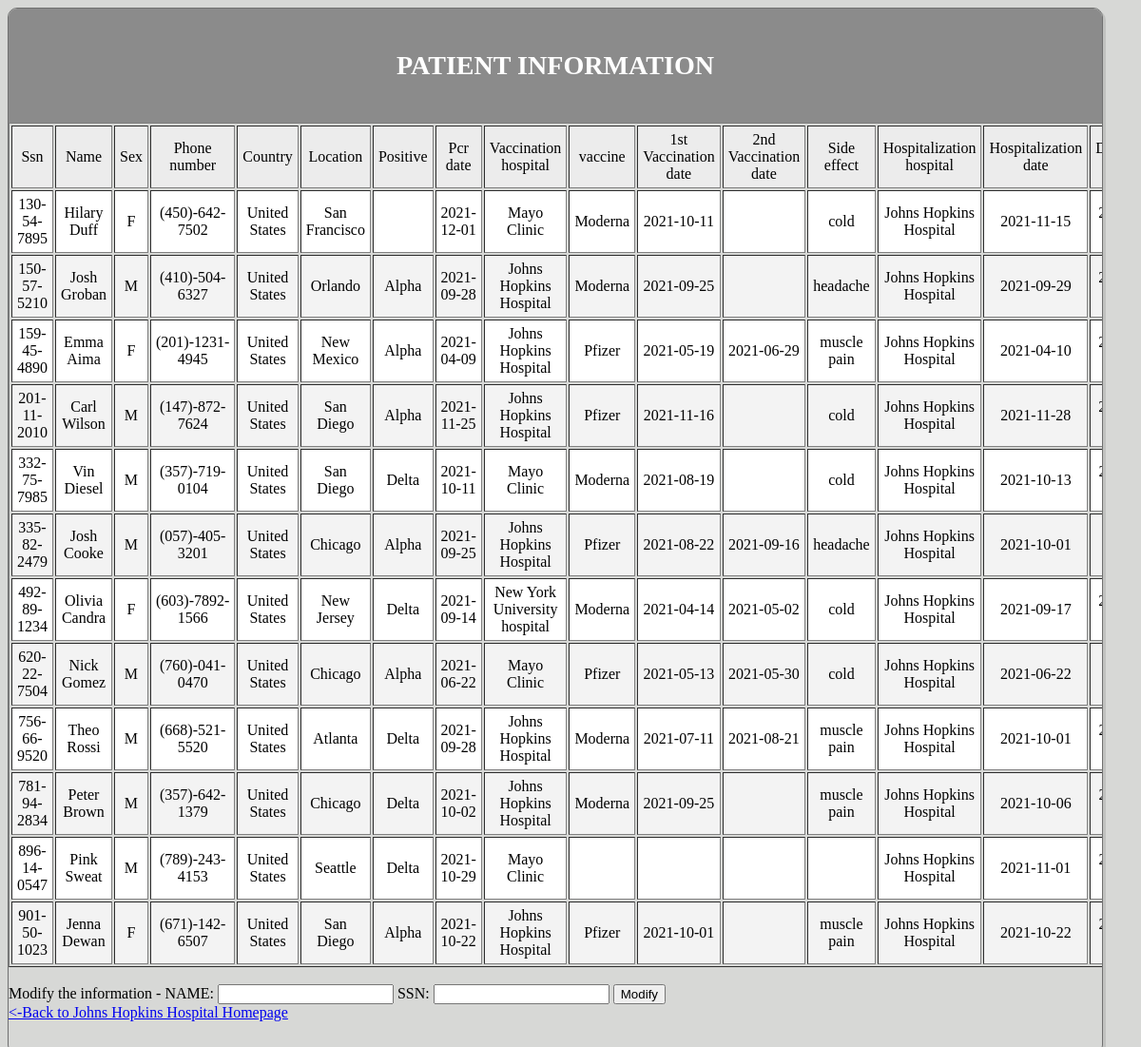
The app's page /jhh_select.php with its own data.
### tables this page shows
CREATE TABLE `people` (
  `ssn` varchar(16) NOT NULL,
  `name` varchar(30) NOT NULL,
  `sex` char(2) DEFAULT NULL,
  `phone_number` varchar(15) DEFAULT NULL,
  `country` varchar(15) NOT NULL,
  `location` varchar(20) DEFAULT NULL,
  `positive` varchar(10) DEFAULT NULL,
  `pcr_date` date DEFAULT NULL,
  `vaccination_hospital` varchar(30) DEFAULT NULL,
  `vaccine` varchar(20) DEFAULT NULL,
  `2st_vaccination_date` date DEFAULT NULL,
  `1st_vaccination_date` date DEFAULT NULL,
  `side_effect` varchar(20) DEFAULT NULL,
  `hospitalization_hospital` varchar(30) DEFAULT NULL,
  `hospitalization_date` date DEFAULT NULL,
  `discharge_date` date DEFAULT NULL,
  `deathday` datetime DEFAULT NULL,
  PRIMARY KEY (`ssn`),
  KEY `people_fk1` (`country`),
  KEY `people_fk3` (`hospitalization_hospital`),
  KEY `people_fk2` (`vaccination_hospital`),
  KEY `people_fk4` (`vaccine`),
  CONSTRAINT `people_fk1` FOREIGN KEY (`country`) REFERENCES `government` (`country`) ON DELETE CASCADE ON UPDATE CASCADE,
  CONSTRAINT `people_fk2` FOREIGN KEY (`vaccination_hospital`) REFERENCES `hospital` (`name`) ON DELETE CASCADE ON UPDATE CASCADE,
  CONSTRAINT `people_fk3` FOREIGN KEY (`hospitalization_hospital`) REFERENCES `hospital` (`name`) ON DELETE CASCADE ON UPDATE CASCADE,
  CONSTRAINT `people_fk4` FOREIGN KEY (`vaccine`) REFERENCES `pharmacist` (`name`) ON DELETE CASCADE ON UPDATE CASCADE
);

### htdocs/jhh_select.php (the view, shortened to what this page needs)
<html lang="kr">
	<head>
</head>
<body>
<div class="table-users">
   <div class="header"><h3>Patient information</h3></div>
<?php
	$con=mysqli_connect("localhost", "root", "1234", "covid-19") or die("covid-19 Failed to connect !!");
	$sql ="SELECT * FROM people WHERE hospitalization_hospital = 'Johns Hopkins Hospital'";
	$ret = mysqli_query($con, $sql);
	function date_default($date){
        return $date;
    }
	echo "<TABLE border=1>";
	echo "<TR>";
	echo "<TH>Ssn</TH><TH>Name</TH><TH>Sex</TH><TH>Phone number</TH><TH>Country</TH><TH>Location</TH><TH>Positive</TH><TH>Pcr date</TH>";
	echo "<TH>Vaccination hospital</TH><TH>vaccine</TH><TH>1st Vaccination date</TH><TH>2nd Vaccination date</TH><TH>Side effect</TH><TH>Hospitalization hospital</TH><TH>Hospitalization date</TH><TH>Discharge date</TH><TH>Deathday</TH>";
	echo "</TR>";
	while($row = mysqli_fetch_array($ret)) {
		$pcr_date = date_default($row['pcr_date']);
		$fst_vaccination_date = date_default($row['1st_vaccination_date']);
    	$scd_vaccination_date = date_default($row['2st_vaccination_date']);
    	$hospitalization_date = date_default($row['hospitalization_date']);
    	$discharge_date = date_default($row['discharge_date']);
      echo "<TR>";
      echo "<TD>", $row['ssn'], "</TD>";
      echo "<TD>", $row['name'], "</TD>";
      echo "<TD>", $row['sex'], "</TD>";
      echo "<TD>", $row['phone_number'], "</TD>";
      echo "<TD>", $row['country'], "</TD>";
      echo "<TD>", $row['location'], "</TD>";
      echo "<TD>", $row['positive'], "</TD>";
      echo "<TD>", $pcr_date, "</TD>";
      echo "<TD>", $row['vaccination_hospital'], "</TD>";
      echo "<TD>", $row['vaccine'], "</TD>";
      echo "<TD>", $fst_vaccination_date, "</TD>";
      echo "<TD>", $scd_vaccination_date, "</TD>";
      echo "<TD>", $row['side_effect'], "</TD>";
      echo "<TD>", $row['hospitalization_hospital'], "</TD>";
      echo "<TD>", $hospitalization_date, "</TD>";
      echo "<TD>", $discharge_date, "</TD>";
      echo "</TR>";
	}
	echo "</TABLE>"."<br>";
?>
<HTML>
	<HEAD>
	</HEAD>
	<BODY>
		<FORM METHOD="post" ACTION="jhh_update.php">
        Modify the information - NAME: <INPUT TYPE = "text" NAME="name" VALUE>  SSN: <INPUT TYPE = "text" NAME="ssn" VALUE>
			<INPUT TYPE="submit" VALUE="Modify">
			<br> <a href='jhh.php'> <-Back to Johns Hopkins Hospital Homepage</a><br><br>
		</FORM>
	</BODY>
</HTML>

### htdocs/jhh_select.php (style rules this page uses)
body { background-color: #d7d8d6; }
body * { box-sizing: border-box; }
.header { background-color: #8b8b8b; color: white; font-size: 1.5em; padding: 1rem; text-align: center; text-transform: uppercase; }
.table-users { border: 1px solid #707070; border-radius: 10px; box-shadow: 3px 3px 0 rgba(0, 0, 0, 0.1); max-width: calc(100% - 2em); margin: 0; overflow: hidden; width: 1900px; }
table { width: 100%; }
table td, table th { color: #000000; padding: 5px; }
table td { text-align: center; vertical-align: middle; }
table th { background-color: #ececec; font-weight: 200; }
table tr:nth-child(2n) { background-color: white; }
table tr:nth-child(2n+1) { background-color: #f3f3f3; }

### records on screen
people: ssn "130-54-7895", name "Hilary Duff", sex "F", phone_number "(450)-642-7502", country "United States", location "San Francisco", pcr_date "2021-12-01", vaccination_hospital "Mayo Clinic", vaccine "Moderna", 1st_vaccination_date "2021-10-11", side_effect "cold", hospitalization_hospital "Johns Hopkins Hospital", hospitalization_date "2021-11-15"
people: ssn "150-57-5210", name "Josh Groban", sex "M", phone_number "(410)-504-6327", country "United States", location "Orlando", positive "Alpha", pcr_date "2021-09-28", vaccination_hospital "Johns Hopkins Hospital", vaccine "Moderna", 1st_vaccination_date "2021-09-25", side_effect "headache", hospitalization_hospital "Johns Hopkins Hospital", hospitalization_date "2021-09-29"
people: ssn "159-45-4890", name "Emma Aima", sex "F", phone_number "(201)-1231-4945", country "United States", location "New Mexico", positive "Alpha", pcr_date "2021-04-09", vaccination_hospital "Johns Hopkins Hospital", vaccine "Pfizer", 1st_vaccination_date "2021-05-19", 2st_vaccination_date "2021-06-29", side_effect "muscle pain", hospitalization_hospital "Johns Hopkins Hospital", hospitalization_date "2021-04-10"
people: ssn "201-11-2010", name "Carl Wilson", sex "M", phone_number "(147)-872-7624", country "United States", location "San Diego", positive "Alpha", pcr_date "2021-11-25", vaccination_hospital "Johns Hopkins Hospital", vaccine "Pfizer", 1st_vaccination_date "2021-11-16", side_effect "cold", hospitalization_hospital "Johns Hopkins Hospital", hospitalization_date "2021-11-28"
people: ssn "332-75-7985", name "Vin Diesel", sex "M", phone_number "(357)-719-0104", country "United States", location "San Diego", positive "Delta", pcr_date "2021-10-11", vaccination_hospital "Mayo Clinic", vaccine "Moderna", 1st_vaccination_date "2021-08-19", side_effect "cold", hospitalization_hospital "Johns Hopkins Hospital", hospitalization_date "2021-10-13"
people: ssn "335-82-2479", name "Josh Cooke", sex "M", phone_number "(057)-405-3201", country "United States", location "Chicago", positive "Alpha", pcr_date "2021-09-25", vaccination_hospital "Johns Hopkins Hospital", vaccine "Pfizer", 1st_vaccination_date "2021-08-22", 2st_vaccination_date "2021-09-16", side_effect "headache", hospitalization_hospital "Johns Hopkins Hospital", hospitalization_date "2021-10-01"
people: ssn "492-89-1234", name "Olivia Candra", sex "F", phone_number "(603)-7892-1566", country "United States", location "New Jersey", positive "Delta", pcr_date "2021-09-14", vaccination_hospital "New York University hospital", vaccine "Moderna", 1st_vaccination_date "2021-04-14", 2st_vaccination_date "2021-05-02", side_effect "cold", hospitalization_hospital "Johns Hopkins Hospital", hospitalization_date "2021-09-17"
people: ssn "620-22-7504", name "Nick Gomez", sex "M", phone_number "(760)-041-0470", country "United States", location "Chicago", positive "Alpha", pcr_date "2021-06-22", vaccination_hospital "Mayo Clinic", vaccine "Pfizer", 1st_vaccination_date "2021-05-13", 2st_vaccination_date "2021-05-30", side_effect "cold", hospitalization_hospital "Johns Hopkins Hospital", hospitalization_date "2021-06-22"
people: ssn "756-66-9520", name "Theo Rossi", sex "M", phone_number "(668)-521-5520", country "United States", location "Atlanta", positive "Delta", pcr_date "2021-09-28", vaccination_hospital "Johns Hopkins Hospital", vaccine "Moderna", 1st_vaccination_date "2021-07-11", 2st_vaccination_date "2021-08-21", side_effect "muscle pain", hospitalization_hospital "Johns Hopkins Hospital", hospitalization_date "2021-10-01"
people: ssn "781-94-2834", name "Peter Brown", sex "M", phone_number "(357)-642-1379", country "United States", location "Chicago", positive "Delta", pcr_date "2021-10-02", vaccination_hospital "Johns Hopkins Hospital", vaccine "Moderna", 1st_vaccination_date "2021-09-25", side_effect "muscle pain", hospitalization_hospital "Johns Hopkins Hospital", hospitalization_date "2021-10-06"
people: ssn "896-14-0547", name "Pink Sweat", sex "M", phone_number "(789)-243-4153", country "United States", location "Seattle", positive "Delta", pcr_date "2021-10-29", vaccination_hospital "Mayo Clinic", hospitalization_hospital "Johns Hopkins Hospital", hospitalization_date "2021-11-01"
people: ssn "901-50-1023", name "Jenna Dewan", sex "F", phone_number "(671)-142-6507", country "United States", location "San Diego", positive "Alpha", pcr_date "2021-10-22", vaccination_hospital "Johns Hopkins Hospital", vaccine "Pfizer", 1st_vaccination_date "2021-10-01", side_effect "muscle pain", hospitalization_hospital "Johns Hopkins Hospital", hospitalization_date "2021-10-22"
